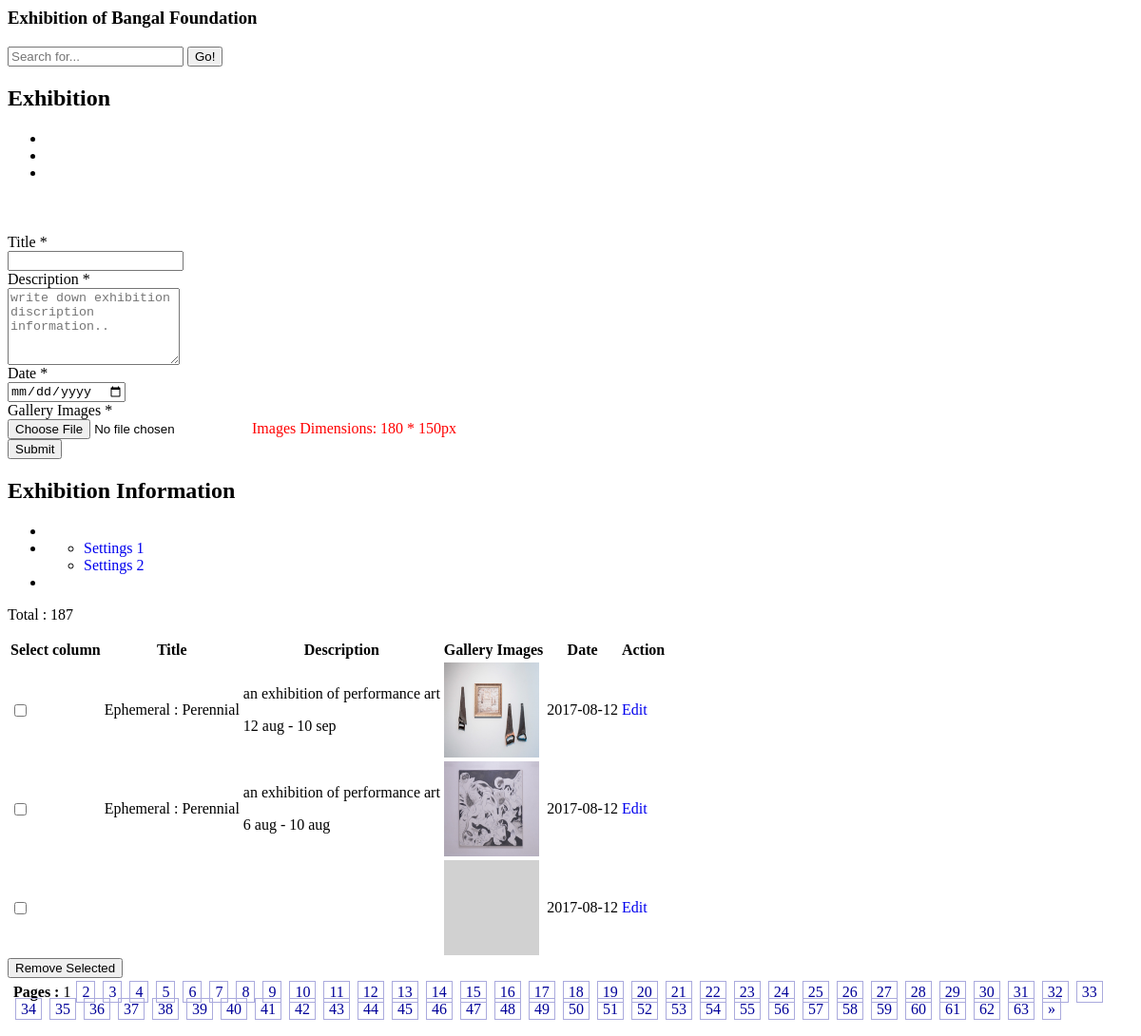
Screenshot of /Bengal_Arts/Bengal_Art/new_exhibution.php with the database file from the repository.
### tables this page shows
CREATE TABLE IF NOT EXISTS `exibiution` (
  `id` int(11) NOT NULL,
  `title` varchar(100) NOT NULL,
  `discription` text,
  `image_` text,
  `exi_date` date NOT NULL
);

### Bengal_Arts/Bengal_Art/new_exhibution.php (the view, shortened to what this page needs)
            <div class="page-title">
              <div class="title_left">
                <h3>Exhibition of Bangal Foundation</h3>
              </div>
              <div class="title_right">
                <div class="col-md-5 col-sm-5 col-xs-12 form-group pull-right top_search">
                  <div class="input-group">
                    <input type="text" class="form-control" placeholder="Search for...">
                    <span class="input-group-btn">
                      <button class="btn btn-default" type="button">Go!</button>
                    </span>
                  </div>
                </div>
              </div>
            </div>
            <div class="row">
              <div class="col-md-12 col-sm-12 col-xs-12">
                <div class="x_panel">
                  <div class="x_title">
                    <h2>Exhibition <small> </small></h2>
                    <ul class="nav navbar-right panel_toolbox">
                      <li><a class="collapse-link"><i class="fa fa-chevron-up"></i></a>
                      </li>
                      <li class="dropdown">
                      </li>
                      <li><a class="close-link"><i class="fa fa-close"></i></a>
                      </li>
                    </ul>
                  </div>
                  <div class="x_content">
                    <br />
                    <form class="form-horizontal form-label-left" action="" method="post" enctype="multipart/form-data">
					 <div class="form-group">
                        <label class="control-label col-md-2 col-sm-2 col-xs-12" for="title">Title <span class="required">*</span>
                        </label>
                        <div class="col-md-6 col-sm-6 col-xs-12">
                          <input type="text" id="title" name="title" required="required" class="form-control col-md-7 col-xs-12">
                        </div>
                      </div>
					  <div class="form-group">
                        <label class="control-label col-md-2 col-sm-2 col-xs-12" for="description">Description <span class="required">*</span>
                        </label>
						<div class="col-md-6 col-sm-6 col-xs-12">
							<textarea id="description" rows="5" name="discription" class="resizable_textarea form-control ckeditor" placeholder="write down exhibition discription information.."" required="required"></textarea>
						</div>
                      </div>
					  <div class="form-group">
                        <label class="control-label col-md-2 col-sm-2 col-xs-12" for="date"> Date <span class="required">*</span>
                        </label>
                        <div class="col-md-6 col-sm-6 col-xs-12">
                          <input type="date" id="date" name="date" required="required" class="form-control col-md-7 col-xs-12">
                        </div>
                      </div>
					  <div class="form-group">
                        <label class="control-label col-md-2 col-sm-2 col-xs-12" for="image">Gallery Images  <span class="required">*</span>
                        </label>
                        <div class="col-md-6 col-sm-6 col-xs-12">
                          <input type="file" id="image" name="images" required="required" class="form-control col-md-7 col-xs-12">
<span style="color:red;">Images Dimensions: 180 * 150px</span>
                        </div>
                      </div>
                      <div class="form-group">
                        <div class="col-md-6 col-sm-6 col-xs-12 col-md-offset-2">
                          <button type="submit" class="btn btn-success" name="submit" value="Submit">Submit</button>
                        </div>
                      </div>
                    </form>
                  </div>
                </div>
              </div>
            </div>
                <div class="x_panel">
                  <div class="x_title">
                    <h2>Exhibition Information</small></h2>
                    <ul class="nav navbar-right panel_toolbox">
                      <li><a class="collapse-link"><i class="fa fa-chevron-up"></i></a>
                      </li>
                      <li class="dropdown">
                        <ul class="dropdown-menu" role="menu">
                          <li><a href="#">Settings 1</a>
                          </li>
                          <li><a href="#">Settings 2</a>
                          </li>
                        </ul>
                      </li>
                      <li><a class="close-link"><i class="fa fa-close"></i></a>
                      </li>
                    </ul>
                  </div>
			<?php
			include('db.php');
			$tquery=mysqli_query($con,"select count(*) as id from exibiution");
			$tcust=mysqli_fetch_assoc($tquery);
			?>
			<div class="x_content">
			<p class="text-muted font-13 m-b-30">
                Total : <?php echo $tcust['id'];?>
            </p>
			<form id="removedata" action="removedata.php" method="post">
			<table id="datatable-checkbox" class="table table-striped table-bordered bulk_action">
					   <thead>
                        <tr>
							<th>Select column</th>
                          <th>Title</th>
						  <th>Description </th>
						  <th>Gallery Images</th>
						  <th>Date</th>
						  <th>Action</th>
                        </tr>
                      </thead>
				<?php
				if(!isset($_GET['page'])){
				$page = 1;
				} else {
				$page = $_GET['page'];
				}
				$max_results = 3;
				$from = (($page * $max_results) - $max_results);
			 	$nr=1;
				$query=mysqli_query($con,"SELECT * FROM exibiution order by id ASC LIMIT $from,$max_results ");
				while($row=mysqli_fetch_array($query))
				{
				?>
				<tbody>
                        <tr>
                          <td>
							 <input type="checkbox" class="flat"  value="<?php echo $row['id'];?>" name="id_data[<?php echo $row['id'];?>]">
						  </td>
						  <td><?php echo $row['title'];?></td>
						  <td><?php echo $row['discription'];?></td>
                          <td><img src="../uploads/exibutions/<?php echo $row['image_'];?>" style="width:100px;height:100px;"></td>
                           <td><?php echo $row['exi_date'];?></td>
                          <td>
							<a type="button" class="btn btn-info btn-lg" href="content.php?sk=edit_exhibution&id=<?php echo $row['id'];?>">Edit</a>
						  </td>
                        </tr>
				</tbody>
				<?php
				$nr++;}
				?>
			</table>
			<input type="submit" class="btn btn-danger" value="Remove Selected" onclick="return confirm('Are you sure?')">
			<br/>
			 <?php
			$total_results = mysqli_num_rows(mysqli_query($con,"SELECT * FROM exibiution"));
			$total_pages = ceil($total_results / $max_results);
			echo "<p class=\"pagination\"><strong>Pages :</strong> ";
			for($i = 1; $i <= $total_pages; $i++){
			if(($page) == $i){
			echo "$i ";
			} else {
			echo "<a href=\"".$_SERVER['php_SELF']."?page=$i &letter=$letter&sk=new_exhibution\">$i</a> ";
			}
			}
			if($page < $total_pages){
			$next = ($page + 1);
			echo "<a href=\"".$_SERVER['php_SELF']."?page=$next&sk=new_exhibution\">&raquo;</a>";
			}
			echo "</p>";
			?>
			</form>
		</div>
      </div>

### Bengal_Arts/Bengal_Art/new_exhibution.php (style rules this page uses)
p.pagination { padding: 3px; margin: 3px; }
a { text-decoration:none; }
p.pagination a { padding: 2px 5px 2px 5px; margin: 2px; border: 1px solid #AAAADD; text-decoration: none; color: #000099; }
tr { border:1px solid #ddd; }

### rows the page displays
exibiution: title "Ephemeral : Perennial", discription "an exhibition of performance art 12 aug - 10 sep", image_ (picture), exi_date "2017-08-12"
exibiution: title "Ephemeral : Perennial", discription "an exhibition of performance art 6 aug - 10 aug", image_ (picture), exi_date "2017-08-12"
exibiution: image_ (picture), exi_date "2017-08-12"

### other values shown
$tcust['id'] "187"
